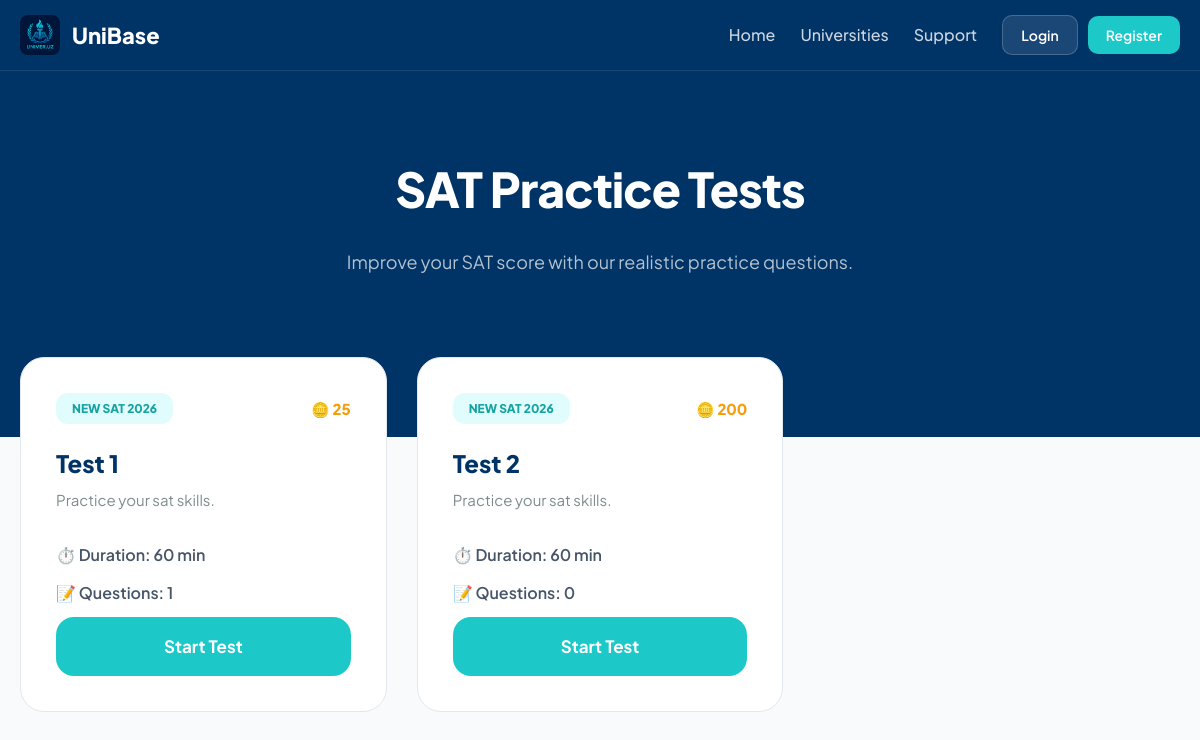
Screenshot of /sat/ with the database file from the repository.
### app/models.py (models this page shows)
class PaidTestMixin(models.Model):
    is_paid = models.BooleanField(default=False)
    price = models.PositiveIntegerField(default=25)
    class Meta:
        abstract = True

class Sat(PaidTestMixin):
    title = models.CharField(max_length=200)
    description = models.TextField(default="Practice your sat skills.")
    duration = models.IntegerField(default=60)
    category = models.CharField(max_length=20, choices=[('SAT', 'SAT')])

### app/views.py (the view)
# urls.py: path('sat/', test_list_sat, name='sat'),
def test_list_sat(request):
    tests = Sat.objects.all()
    return render(request, "sat.html", {"tests": tests})

### app/templates/sat.html (shortened to what this page needs)
<!DOCTYPE html>
<html lang="en">
{% load static %}
<head>
</head>
<body>
<header>
        <div class="container">
            <div class="header-container">
                <a href="/" class="logo">
                    <img src="/media/media/logo.jpg" alt="Logo" class="logo-img">
                    <span class="logo-text">UniBase</span>
                </a>
                <nav>
                    <ul>
                        <li><a href="{% url 'home' %}">Home</a></li>
                        <li><a href="{% url 'univers' %}">Universities</a></li>
                        <li><a href="{% url 'support' %}" data-translate="nav_personal_best">Support</a></li>
                        {% if user.is_authenticated %}
                            <li class="auth-links">
                                <a href="{% url 'profile' %}" class="btn btn-secondary">Profile</a>
                                <a href="{% url 'logout' %}" class="btn btn-danger">Logout</a>
                            </li>
                        {% else %}
                            <li class="auth-links">
                                <a href="{% url 'login' %}" class="btn btn-secondary">Login</a>
                                <a href="{% url 'sign' %}" class="btn btn-primary">Register</a>
                            </li>
                        {% endif %}
                    </ul>
                </nav>
            </div>
        </div>
    </header>
<section class="hero">
    <div class="container">
        <h1 class="hero-title">SAT Practice Tests</h1>
        <p class="hero-subtitle">Improve your SAT score with our realistic practice questions.</p>
    </div>
</section>
<div class="main-content">
    <div class="container">
        <div class="tests-grid">
            {% for test in tests %}
            <div class="sat-card">
                <div class="card-header-top">
                    <span class="badge-mint">NEW SAT 2026</span>
                    <span class="coin-price">🪙 {{ test.price|default:"25" }}</span>
                </div>
                <h3 class="card-title-text">{{ test.title|default:"SAT Practice Test" }}</h3>
                <span class="card-subtitle-text">{{ test.description|default:"Practice your SAT skills." }}</span>
                <div class="card-info-row">
                    <div class="info-detail">⏱️ Duration: {{ test.duration|default:"60" }} min</div>
                    <div class="info-detail">📝 Questions: {{ test.questions.count }}</div>
                </div>
                <a href="{% url 'sat_test' test.id %}" class="btn-mint">Start Test</a>
            </div>
            {% empty %}
            <div style="grid-column: 1/-1; text-align: center; padding: 50px;">
                <img src="https://cdn-icons-png.flaticon.com/512/7486/7486744.png" width="60" style="opacity: 0.3;">
                <p style="color: var(--text-muted); margin-top: 15px;">Hozircha testlar mavjud emas.</p>
            </div>
            {% endfor %}
        </div>
    </div>
</div>
</body>
</html>

### app/templates/sat.html (style rules this page uses)
:root { --font-main: 'Plus Jakarta Sans', sans-serif; --primary-mint: #1cc8c8; --primary-dark: #003366; --bg-light: #f8fafc; --white: #ffffff; --text-muted: #7f8c8d; --transition: all 0.3s cubic-bezier(0.4, 0, 0.2, 1); }
body { font-family: var(--font-main); background-color: var(--bg-light); margin: 0; padding: 0; color: var(--primary-dark); line-height: 1.6; }
.container { max-width: 1200px; margin: 0 auto; padding: 0 20px; }
header { background: var(--primary-dark); padding: 15px 0; border-bottom: 1px solid rgba(255,255,255,0.1); }
.header-container { display: flex; justify-content: space-between; align-items: center; }
.logo { display: flex; align-items: center; text-decoration: none; gap: 12px; }
.logo-img { width: 40px; height: 40px; border-radius: 8px; }
.logo-text { font-size: 22px; font-weight: 800; color: var(--white); }
nav ul { list-style: none; display: flex; align-items: center; gap: 25px; margin: 0; padding: 0; }
nav a { text-decoration: none; color: rgba(255,255,255,0.8); font-weight: 500; transition: var(--transition); }
.auth-links { display: flex; gap: 10px; align-items: center; }
.btn { padding: 8px 18px; border-radius: 10px; font-weight: 600; text-decoration: none; font-size: 14px; transition: var(--transition); }
.btn-secondary { background: rgba(255,255,255,0.1); color: var(--white); border: 1px solid rgba(255,255,255,0.2); }
.btn-primary { background: var(--primary-mint); color: var(--white); }
.hero { background: var(--primary-dark); padding: 80px 0 160px; text-align: center; color: var(--white); }
.hero-title { font-size: 48px; font-weight: 800; margin: 0 0 20px; letter-spacing: -1px; }
.hero-subtitle { font-size: 18px; color: rgba(255,255,255,0.7); max-width: 700px; margin: 0 auto; }
.main-content { margin-top: -80px; padding-bottom: 80px; }
.tests-grid { display: grid; grid-template-columns: repeat(auto-fill, minmax(340px, 1fr)); gap: 30px; }
.sat-card { background: var(--white); border-radius: 24px; padding: 35px; border: 1px solid #e2e8f0; position: relative; transition: var(--transition); display: flex; flex-direction: column; }
.card-header-top { display: flex; justify-content: space-between; align-items: center; margin-bottom: 25px; }
.badge-mint { background: #e0fcfc; color: #17a2a2; padding: 6px 16px; border-radius: 12px; font-size: 12px; font-weight: 800; }
.coin-price { font-weight: 800; color: #f59e0b; font-size: 15px; }
.card-title-text { font-size: 24px; font-weight: 800; margin: 0 0 10px; line-height: 1.2; }
.card-subtitle-text { color: var(--text-muted); font-size: 15px; margin-bottom: 30px; display: block; }
.info-detail { display: flex; align-items: center; gap: 12px; margin-bottom: 12px; font-weight: 600; color: #475569; }
.btn-mint { margin-top: auto; background: var(--primary-mint); color: var(--white); text-align: center; padding: 16px; border-radius: 18px; text-decoration: none; font-weight: 700; font-size: 17px; transition: var(--transition); }

### rows the page displays
Sat: price "25", title "Test 1", description "Practice your sat skills.", duration "60", questions.count "1"
Sat: price "200", title "Test 2", description "Practice your sat skills.", duration "60", questions.count "0"
